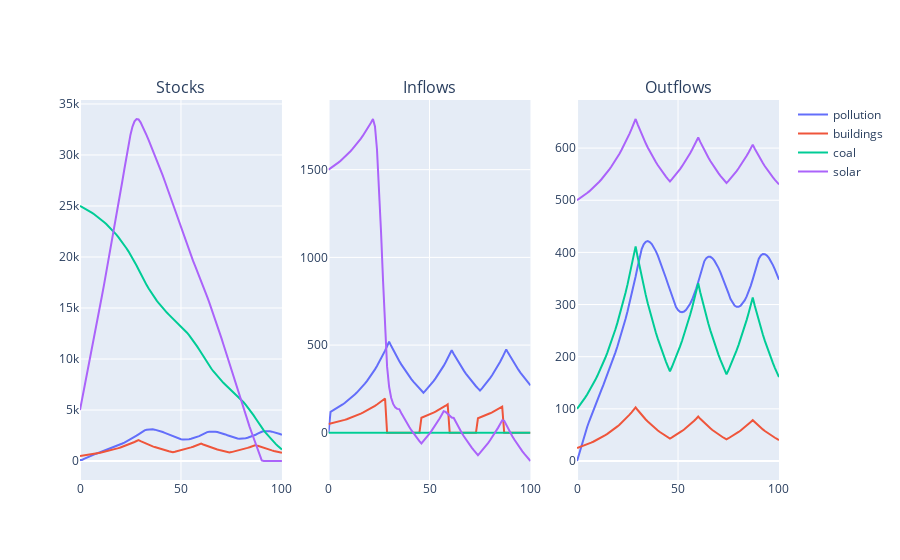

This figure's notebook cell:
### Code cell
a = Model()
a.pollution_lim = True
a.sensitivity = True
a.run_sim(time_steps=101)
fig2 = a.plot_sim(first_legend=False)
fig2

fig2.write_image(f"model_figures/100_no_pol.png", width=1200, height=500)
